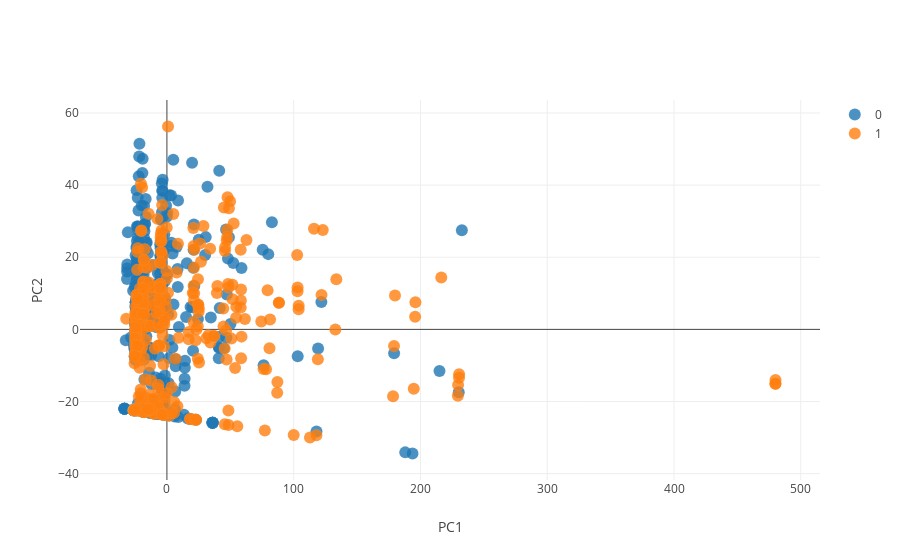

Source (notebook cell):
### Code cell
y = train['Survived']
traces = []
for name in (0, 1):
    trace = Scatter(
        x=train_2d[y==name,0],
        y=train_2d[y==name,1],
        mode='markers',
        name=name,
        marker=Marker(
            size=12,
            line=Line(
                color='rgba(217, 217, 217, 0.14)',
                width=0.5),
            opacity=0.8))
    traces.append(trace)

data = Data(traces)
layout = Layout(xaxis=XAxis(title='PC1', showline=False),
                yaxis=YAxis(title='PC2', showline=False))
fig = Figure(data=data, layout=layout)
plotly.offline.iplot(fig)

### Figure 1 — Plotly figure (JSON) as saved in the notebook; plotly's stock layout.template omitted (floating-point values rounded to 4 significant figures; data arrays with more than 128 entries replaced by an {"elided": "..."} marker saying what was removed)
{"data": [{"marker": {"line": {"color": "rgba(217, 217, 217, 0.14)", "width": 0.5}, "opacity": 0.8, "size": 12}, "mode": "markers", "name": 0, "type": "scatter", "x": {"elided": "549 float values"}, "y": {"elided": "549 float values"}}, {"marker": {"line": {"color": "rgba(217, 217, 217, 0.14)", "width": 0.5}, "opacity": 0.8, "size": 12}, "mode": "markers", "name": 1, "type": "scatter", "x": {"elided": "342 float values"}, "y": {"elided": "342 float values"}}], "layout": {"xaxis": {"showline": false, "title": "PC1"}, "yaxis": {"showline": false, "title": "PC2"}}}
